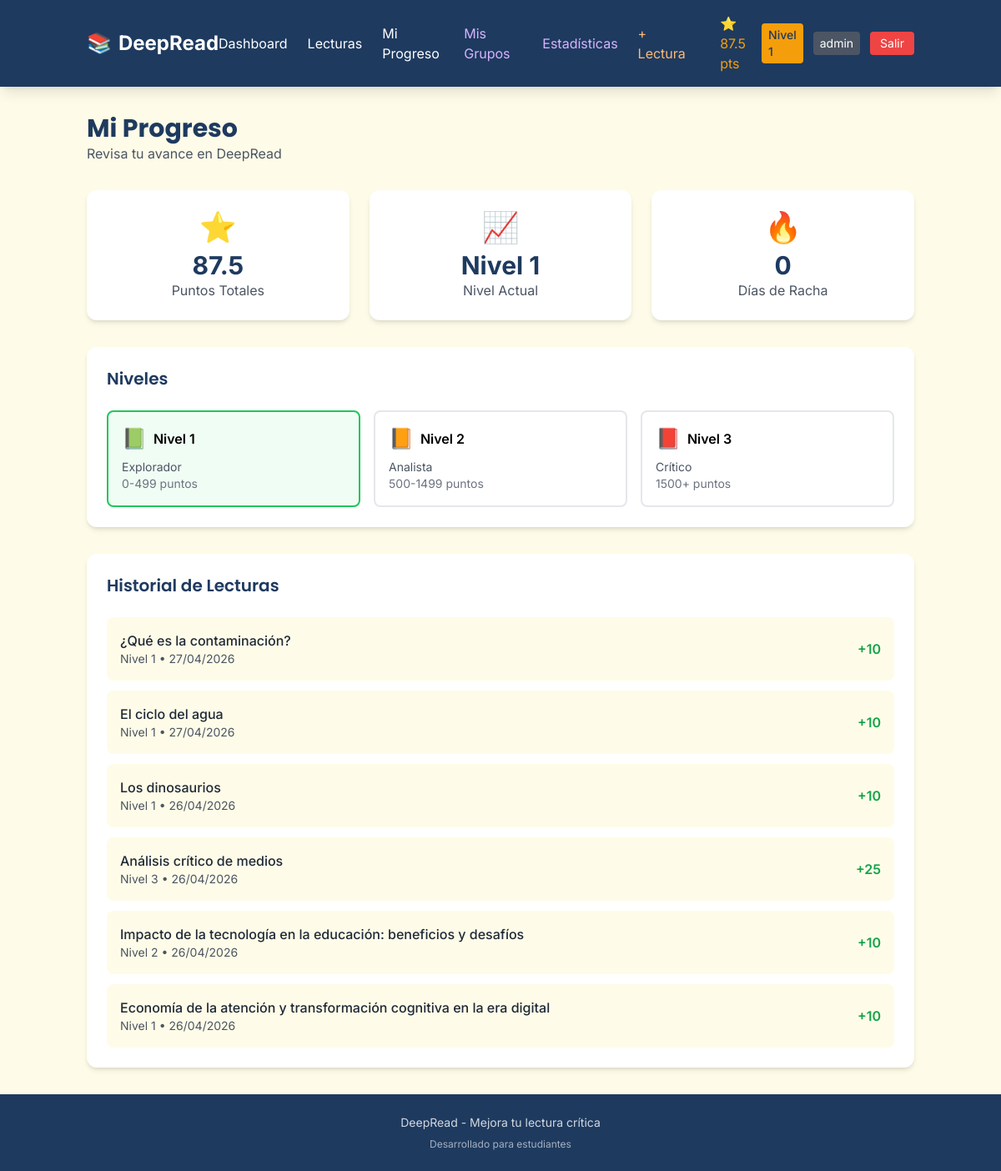
/progreso (signed in), run on the app's committed database.
### models/user.py (models this page shows, shortened)
class Usuario(db.Model, UserMixin):
    __tablename__ = 'usuarios'
    id = db.Column(db.Integer, primary_key=True)
    username = db.Column(db.String(50), unique=True, nullable=False)
    email = db.Column(db.String(100), unique=True, nullable=False)
    password_hash = db.Column(db.String(255), nullable=False)
    rol = db.Column(db.String(20), default='estudiante')
    tipo_usuario = db.Column(db.String(20), default='gratuito')
    nivel_actual = db.Column(db.Integer, default=1)
    puntos_totales = db.Column(db.Integer, default=0)
    racha_dias = db.Column(db.Integer, default=0)
    ultimo_login = db.Column(db.Date, default=None)
    fecha_creacion = db.Column(db.DateTime, default=datetime.utcnow)
    def es_admin(self):
        return self.rol == 'admin'
    def es_profesor(self):
        return self.rol in ['profesor', 'admin']

### models/lectura.py (models this page shows, shortened)
class Lectura(db.Model):
    __tablename__ = 'lecturas'
    id = db.Column(db.Integer, primary_key=True)
    titulo = db.Column(db.String(200), nullable=False)
    contenido = db.Column(db.Text, nullable=False)
    nivel = db.Column(db.Integer, nullable=False)
    tiempo_estimado_minutos = db.Column(db.Integer, nullable=False)
    puntos_recompensa = db.Column(db.Integer, nullable=False)
    categoria = db.Column(db.String(50))
    activa = db.Column(db.Boolean, default=True)
    es_publica = db.Column(db.Boolean, default=True)
    fecha_cierre = db.Column(db.DateTime, nullable=True)
    cerrada = db.Column(db.Boolean, default=False)
    intentos_maximos = db.Column(db.Integer, default=3)
    profesor_id = db.Column(db.Integer, db.ForeignKey('usuarios.id'), nullable=True)
    grupo_id = db.Column(db.Integer, db.ForeignKey('grupos.id'), nullable=True)

### models/progreso.py (models this page shows, shortened)
class ProgresoLectura(db.Model):
    __tablename__ = 'progreso_lecturas'
    id = db.Column(db.Integer, primary_key=True)
    usuario_id = db.Column(db.Integer, db.ForeignKey('usuarios.id'), nullable=False)
    lectura_id = db.Column(db.Integer, db.ForeignKey('lecturas.id'), nullable=False)
    completada = db.Column(db.Boolean, default=False)
    incompleta = db.Column(db.Boolean, default=False)
    puntos_obtenidos = db.Column(db.Integer, default=0)
    intentos = db.Column(db.Integer, default=0)
    quiz_aprobado = db.Column(db.Boolean, default=False)
    quiz_porcentaje = db.Column(db.Float, default=0.0)
    fecha_completado = db.Column(db.DateTime, default=None)
    __table_args__ = (db.UniqueConstraint('usuario_id', 'lectura_id', name='uix_usuario_lectura'),)

### routes/main.py (the view)
@main_bp.route('/progreso')
@login_required
def progreso():
    usuario = db.session.get(Usuario, current_user.id)
    progresos = ProgresoLectura.query.filter_by(
        usuario_id=usuario.id
    ).all()
    lecturas_completadas = []
    for p in progresos:
        if p.completada:
            lectura = db.session.get(Lectura, p.lectura_id)
            if lectura:
                lecturas_completadas.append({
                    'titulo': lectura.titulo,
                    'nivel': lectura.nivel,
                    'puntos': p.puntos_obtenidos,
                    'fecha': p.fecha_completado
                })
    return render_template(
        'progreso.html',
        usuario=usuario,
        lecturas=lecturas_completadas
    )

### app.py (called while the page is built)
@login_manager.user_loader
def load_user(user_id):
    return db.session.get(Usuario, int(user_id))

### templates/progreso.html (shortened to what this page needs)
{% extends "base.html" %}
{% block content %}
<div class="container mx-auto px-4 py-8">
    <div class="mb-8">
        <h1 class="text-3xl font-bold text-primary">Mi Progreso</h1>
        <p class="text-gray-600">Revisa tu avance en DeepRead</p>
    </div>
    <div class="grid md:grid-cols-3 gap-6 mb-8">
        <div class="bg-white rounded-xl shadow-md p-6 text-center">
            <div class="text-4xl mb-2">⭐</div>
            <p class="text-3xl font-bold text-primary">{{ usuario.puntos_totales }}</p>
            <p class="text-gray-600">Puntos Totales</p>
        </div>
        <div class="bg-white rounded-xl shadow-md p-6 text-center">
            <div class="text-4xl mb-2">📈</div>
            <p class="text-3xl font-bold text-primary">Nivel {{ usuario.nivel_actual }}</p>
            <p class="text-gray-600">Nivel Actual</p>
        </div>
        <div class="bg-white rounded-xl shadow-md p-6 text-center">
            <div class="text-4xl mb-2">🔥</div>
            <p class="text-3xl font-bold text-primary">{{ usuario.racha_dias }}</p>
            <p class="text-gray-600">Días de Racha</p>
        </div>
    </div>
    <div class="bg-white rounded-xl shadow-md p-6 mb-8">
        <h2 class="text-xl font-semibold text-primary mb-6">Niveles</h2>
        <div class="grid md:grid-cols-3 gap-4">
            <div class="p-4 rounded-lg border-2 {% if usuario.nivel_actual >= 1 %}border-green-500 bg-green-50{% else %}border-gray-200{% endif %}">
                <div class="flex items-center gap-2 mb-2">
                    <span class="text-2xl">📗</span>
                    <span class="font-semibold">Nivel 1</span>
                </div>
                <p class="text-sm text-gray-600">Explorador</p>
                <p class="text-sm text-gray-500">0-499 puntos</p>
            </div>
            <div class="p-4 rounded-lg border-2 {% if usuario.nivel_actual >= 2 %}border-yellow-500 bg-yellow-50{% else %}border-gray-200{% endif %}">
                <div class="flex items-center gap-2 mb-2">
                    <span class="text-2xl">📙</span>
                    <span class="font-semibold">Nivel 2</span>
                </div>
                <p class="text-sm text-gray-600">Analista</p>
                <p class="text-sm text-gray-500">500-1499 puntos</p>
            </div>
            <div class="p-4 rounded-lg border-2 {% if usuario.nivel_actual >= 3 %}border-red-500 bg-red-50{% else %}border-gray-200{% endif %}">
                <div class="flex items-center gap-2 mb-2">
                    <span class="text-2xl">📕</span>
                    <span class="font-semibold">Nivel 3</span>
                </div>
                <p class="text-sm text-gray-600">Crítico</p>
                <p class="text-sm text-gray-500">1500+ puntos</p>
            </div>
        </div>
    </div>
    <div class="bg-white rounded-xl shadow-md p-6">
        <h2 class="text-xl font-semibold text-primary mb-6">Historial de Lecturas</h2>
        {% if lecturas %}
            <div class="space-y-3">
                {% for item in lecturas %}
                    <div class="flex items-center justify-between p-4 bg-cream rounded-lg">
                        <div>
                            <p class="font-medium text-gray-800">{{ item.titulo }}</p>
                            <p class="text-sm text-gray-600">Nivel {{ item.nivel }} • {{ item.fecha.strftime('%d/%m/%Y') }}</p>
                        </div>
                        <div class="text-right">
                            <span class="text-green-600 font-semibold">+{{ item.puntos }}</span>
                        </div>
                    </div>
                {% endfor %}
            </div>
        {% endif %}
    </div>
</div>
{% endblock %}

### templates/base.html (shortened to what this page needs)
<!DOCTYPE html>
<html lang="es">
<head>
    <script src="https://cdn.tailwindcss.com"></script>
</head>
<body class="bg-cream min-h-screen flex flex-col">
    {% block header %}
    <header class="bg-primary text-white shadow-lg">
        <nav class="container mx-auto px-4 py-4 flex items-center justify-between">
            <a href="{{ url_for('main.index') }}" class="text-2xl font-bold flex items-center gap-2">
                <span class="text-accent">📚</span> DeepRead
            </a>
            <div class="hidden md:flex items-center gap-6">
                {% if current_user.is_authenticated %}
                    <a href="{{ url_for('main.dashboard') }}" class="hover:text-accent transition">Dashboard</a>
                    <a href="{{ url_for('main.lecturas') }}" class="hover:text-accent transition">Lecturas</a>
                    <a href="{{ url_for('main.progreso') }}" class="hover:text-accent transition">Mi Progreso</a>
                    <a href="{{ url_for('main.mis_grupos') }}" class="hover:text-accent transition text-purple-300">Mis Grupos</a>
                    {% if current_user.es_admin() %}
                    <a href="{{ url_for('admin.ver_estadisticas') }}" class="hover:text-accent transition text-purple-300">Estadísticas</a>
                    <a href="{{ url_for('admin.crear_lectura_publica') }}" class="hover:text-accent transition text-orange-300">+ Lectura</a>
                    {% endif %}
                    <div class="flex items-center gap-3 ml-4">
                        <span class="text-accent">⭐ {{ current_user.puntos_totales }} pts</span>
                        <span class="bg-accent text-primary px-2 py-1 rounded text-sm font-medium">Nivel {{ current_user.nivel_actual }}</span>
                        <span class="bg-gray-600 px-2 py-1 rounded text-sm text-white">{{ current_user.rol }}</span>
                        <a href="{{ url_for('auth.logout') }}" class="bg-red-500 hover:bg-red-600 px-3 py-1 rounded text-sm transition">Salir</a>
                    </div>
                {% else %}
                    <a href="{{ url_for('auth.login') }}" class="hover:text-accent transition">Iniciar Sesión</a>
                    <a href="{{ url_for('auth.register') }}" class="bg-accent text-primary px-4 py-2 rounded-lg font-medium hover:opacity-90 transition">Registrarse</a>
                {% endif %}
            </div>
        </nav>
    </header>
    {% endblock %}
    <main class="flex-grow">
        {% block content %}{% endblock %}
    </main>
    <footer class="bg-primary text-white py-6 mt-auto">
        <div class="container mx-auto px-4 text-center">
            <p class="text-sm opacity-80">DeepRead - Mejora tu lectura crítica</p>
            <p class="text-xs opacity-60 mt-2">Desarrollado para estudiantes</p>
        </div>
    </footer>
</body>
</html>

### templates/base.html (style rules this page uses)
body { font-family: 'Inter', sans-serif; }
h1, h2, h3, h4, h5, h6 { font-family: 'Poppins', sans-serif; }

### data on the page
Usuario: puntos_totales "87.5", nivel_actual "1", rol "admin", racha_dias "0"
Lectura: titulo "¿Qué es la contaminación?", nivel "1", fecha "27/04/2026", puntos "10"
Lectura: titulo "El ciclo del agua", nivel "1", fecha "27/04/2026", puntos "10"
Lectura: titulo "Los dinosaurios", nivel "1", fecha "26/04/2026", puntos "10"
Lectura: titulo "Análisis crítico de medios", nivel "3", fecha "26/04/2026", puntos "25"
Lectura: titulo "Impacto de la tecnología en la educación: beneficios y desafíos", nivel "2", fecha "26/04/2026", puntos "10"
Lectura: titulo "Economía de la atención y transformación cognitiva en la era digital", nivel "1", fecha "26/04/2026", puntos "10"
